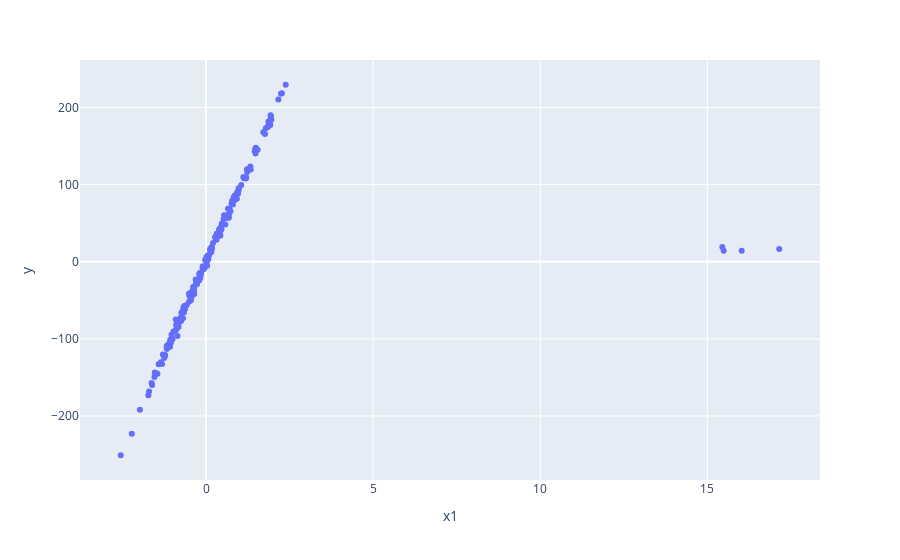

The notebook cell saved with this chart:
### Code cell
px.scatter(data, y="y",x="x1")

### Figure 1 — Plotly figure (JSON) as saved in the notebook; plotly's stock layout.template omitted (floating-point values rounded to 4 significant figures; data arrays with more than 128 entries replaced by an {"elided": "..."} marker saying what was removed)
{"data": [{"hovertemplate": "x1=%{x}<br>y=%{y}<extra></extra>", "legendgroup": "", "marker": {"color": "#636efa", "symbol": "circle"}, "mode": "markers", "name": "", "orientation": "v", "showlegend": false, "type": "scatter", "x": {"elided": "200 float values"}, "xaxis": "x", "y": {"elided": "200 float values"}, "yaxis": "y"}], "layout": {"legend": {"tracegroupgap": 0}, "margin": {"t": 60}, "xaxis": {"anchor": "y", "domain": [0, 1], "title": {"text": "x1"}}, "yaxis": {"anchor": "x", "domain": [0, 1], "title": {"text": "y"}}}}
